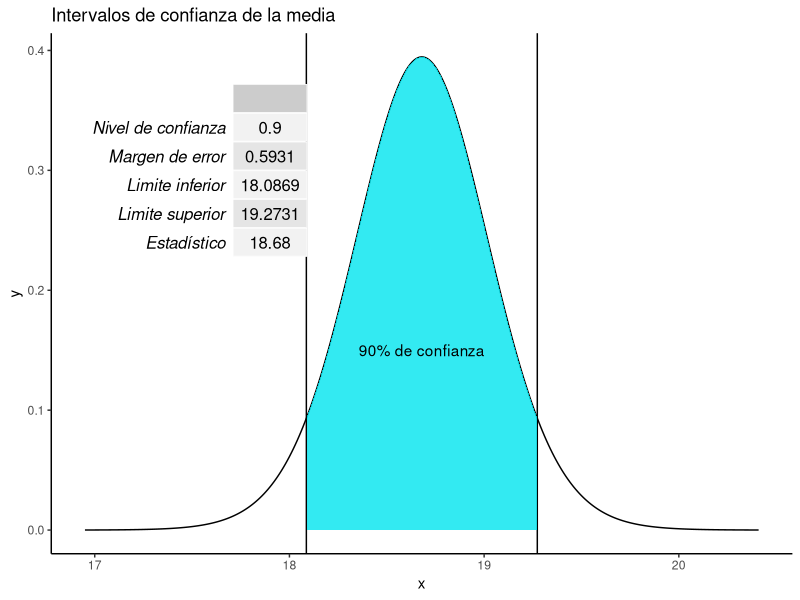
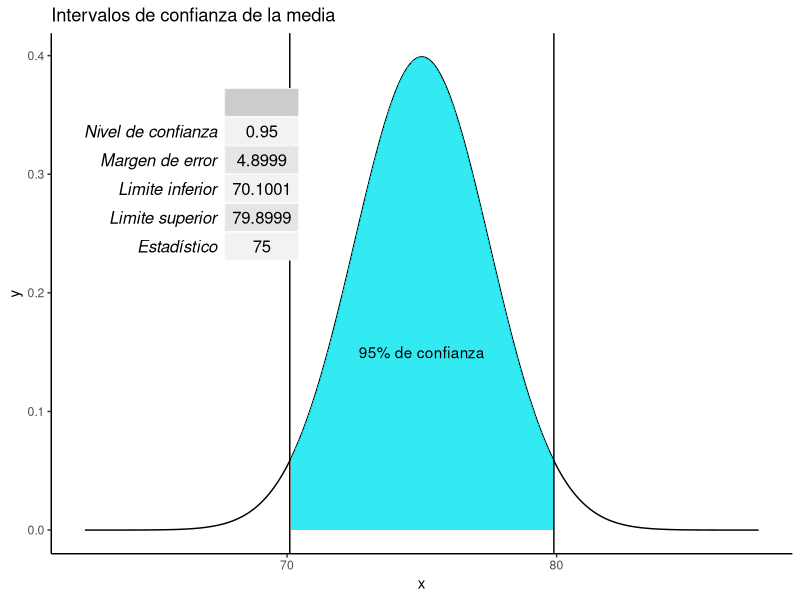
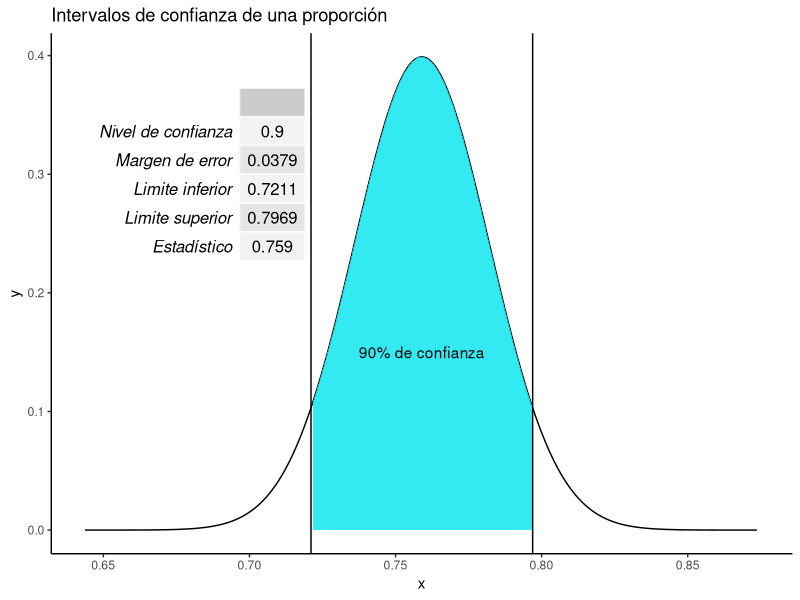

Source code (R) for these figures, in order:

intervalos <- function(media, proporcion, dt, n, confianza, estadistico = "media", CONOCIDA=TRUE){

  library(ggplot2)
  library(gridExtra)

  if(estadistico == "media"){
    
    if(CONOCIDA == TRUE){
# Intervalos de confianza para la media muestral cuando la varianza es conocida

confianza2 <- (1-confianza)/2

tabla <- qnorm(p = confianza2, lower.tail = FALSE)

ME <- tabla*(dt/sqrt(n))

LI <- media - ME
LS <- media + ME 

# Datos para el grafico

# Creamos dos vectores, uno con los datos de la variable (empleo un vector que va desde la media menos 5 veces la desviación típica muestral hasta la media mas 5 veces la desviación típica muestral)

lim_inf_graf <- media - 5*(dt / sqrt(n))
lim_sup_graf <- media + 5*(dt / sqrt(n))

x <- seq(from = lim_inf_graf, to = lim_sup_graf, by = 0.05 )

# Creamos la distribución normal estándar basados en los datos creados en el paso anterior
y <- dnorm((x - media) / (dt / sqrt(n)))

# Juntamos ambos vectores y hacemos una tabla (data frame). La libreria ggplot solo toma como argumentos arreglos tabulates de este tipo
df_dist <- data.frame(x=x, y=y)

    } else {

# Intervalos de confianza para la media muestral cuando la varianza es desconocida

gl <- n - 1

confianza2 <- (1-confianza)/2

tabla <- qt(p = confianza2, df = gl, lower.tail = FALSE)

ME <- tabla*(dt/sqrt(n))

LI <- media - ME
LS <- media + ME

# Datos para el grafico

# Creamos dos vectores, uno con los datos de la variable (empleo un vector que va desde la media menos 5 veces la desviación típica muestral hasta la media mas 5 veces la desviación típica muestral)

lim_inf_graf <- media - 5*(dt / sqrt(n))
lim_sup_graf <- media + 5*(dt / sqrt(n))

x <- seq(from = lim_inf_graf, to = lim_sup_graf, by = 0.01 )

# Creamos la distribución normal estándar basados en los datos creados en el paso anterior
y <- dt((x - media) / (dt / sqrt(n)), df = gl)

# Juntamos ambos vectores y hacemos una tabla (data frame). La libreria ggplot solo toma como argumentos arreglos tabulates de este tipo
df_dist <- data.frame(x=x, y=y)


    }
    
    tablon <- data.frame(
      "Concepto" = c("Nivel de confianza", "Margen de error", "Limite inferior", "Limite superior", "Estadístico"),
      "Datos"=c(confianza, ME, LI, LS, ifelse(estadistico == "proporcion", proporcion, media))
    )
    
    
    tablon$Datos <-  round(tablon$Datos, digits = 4)
    rownames(tablon) <- tablon[,1]
    tablon[,1] <- NULL
    colnames(tablon) <- ""
    
    
    p_int <-  ggplot(df_dist, aes(x = x, y = y)) +
      geom_line()  +
      geom_vline(xintercept = LI) +
      geom_vline(xintercept = LS) +
      geom_area(mapping = aes(ifelse(x>LI & x<LS,x,0)), fill = "turquoise2", alpha = 0.8) +
      xlim(lim_inf_graf,lim_sup_graf) +
      annotate("text", x = media, y = 0.15, label = paste0(as.character(confianza*100), "% de confianza"))+ 
      annotation_custom(tableGrob(tablon), xmin=lim_inf_graf, xmax=LI, ymin=0.2, ymax=0.4) +
      ggtitle("Intervalos de confianza de la media") +
      theme_classic()
    
    
  }
  

  if(estadistico == "proporcion"){
# Intervalos de confianza para la proporcion muestral

dt <- sqrt((proporcion*(1-proporcion))/n)

confianza2 <- (1-confianza)/2

tabla <- qnorm(p = confianza2, lower.tail = FALSE)

ME <- tabla*dt

LI <- proporcion - ME
LS <- proporcion + ME

# Datos para el grafico

# Creamos dos vectores, uno con los datos de la variable (empleo un vector que va desde la media menos 5 veces la desviación típica muestral hasta la media mas 5 veces la desviación típica muestral)

lim_inf_graf <- proporcion - 5*dt
lim_sup_graf <- proporcion + 5*dt

x <- seq(from = lim_inf_graf, to = lim_sup_graf, by = 0.001 )

# Creamos la distribución normal estándar basados en los datos creados en el paso anterior
y <- dnorm((x - proporcion) / dt)

# Juntamos ambos vectores y hacemos una tabla (data frame). La libreria ggplot solo toma como argumentos arreglos tabulates de este tipo
df_dist <- data.frame(x=x, y=y)

tablon <- data.frame(
  "Concepto" = c("Nivel de confianza", "Margen de error", "Limite inferior", "Limite superior", "Estadístico"),
  "Datos"=c(confianza, ME, LI, LS, ifelse(estadistico == "proporcion", proporcion, media))
)


tablon$Datos <-  round(tablon$Datos, digits = 4)
rownames(tablon) <- tablon[,1]
tablon[,1] <- NULL
colnames(tablon) <- ""

p_int <-  ggplot(df_dist, aes(x = x, y = y)) +
  geom_line()  +
  geom_vline(xintercept = LI) +
  geom_vline(xintercept = LS) +
  geom_area(mapping = aes(ifelse(x>LI & x<LS,x,0)), fill = "turquoise2", alpha = 0.8) +
  xlim(lim_inf_graf,lim_sup_graf) +
  annotate("text", x = proporcion, y = 0.15, label = paste0(as.character(confianza*100), "% de confianza")) + 
  annotation_custom(tableGrob(tablon), xmin=lim_inf_graf, xmax=LI, ymin=0.2, ymax=0.4) +
  ggtitle("Intervalos de confianza de una proporción") +
  theme_classic()


  }
  
  return(list(Resumen =tablon,p_int))

}

# Ejemplo 7.4
intervalos(media = 18.68, dt = 1.69526, n = 24, CONOCIDA = FALSE, confianza = .9, estadistico = "media")
# Ejemplo 7.3
intervalos(media = 75, dt = 20,n = 64, CONOCIDA = TRUE, confianza = .95, estadistico = "media")
# Ejemplo 7.6
intervalos(proporcion = 0.759, n = 344, confianza = .9, estadistico = "proporcion")
